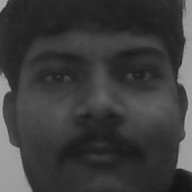
#> input picture Shivam.12.1.jpg, 192 x 192 px, given in place of the camera
$ jupyter execute selfie_face_detection_hyperparameters.ipynb   (shell and % lines are left out)   (text cells are left out)
#> lines starting #> are read from the running program, lines starting #| are printed output that depends on the picture; after the words box and inside, x2 and y2 are one past the last pixel; in counts of white or black regions, pixels touching at a corner belong together
[cell 1]
# Importing the necessary libraries
import cv2
import os

[cell 2]
# Create a directory to save the images if it doesn't already exist
if not os.path.exists("Selfie_Images"):
    os.mkdir("Selfie_Images")

[cell 3]
# Initialize the webcam (0 means the default camera)
camera = cv2.VideoCapture(0)

[cell 4]
# Load the face detection model
face_cascade = cv2.CascadeClassifier(cv2.data.haarcascades + 'haarcascade_frontalface_default.xml')

[cell 5]
# Counter to keep track of the number of selfies taken
selfie_count = 0

while selfie_count < 5:
    # Capture a frame from the webcam
    ret, frame = camera.read()
#> frame is the input picture: shape (192, 192, 3); min 19, max 173, mean 60.3
    if not ret:
        break

    # Convert the frame to grayscale (required by the face detection model)
    gray_frame = cv2.cvtColor(frame, cv2.COLOR_BGR2GRAY)

    # Detect faces in the frame
    faces = face_cascade.detectMultiScale(gray_frame, scaleFactor=1.1, minNeighbors=5, minSize=(30, 30))
#> faces = [[8, 8, 178, 178]]

    # Draw rectangles around the detected faces and save each face
    for i, (x, y, w, h) in enumerate(faces):
        # Crop the face from the frame
        face = frame[y:y+h, x:x+w]
        # Create a separate folder for each face if multiple faces are detected
        face_folder = f"Selfie_Images/Face_{i+1}"
        if not os.path.exists(face_folder):
            os.mkdir(face_folder)
        # Save the cropped face image
        face_image_path = os.path.join(face_folder, f"selfie_{selfie_count+1}.jpg")
        cv2.imwrite(face_image_path, face)
#> this loop made 1 pass
#> pass 1, `face = frame[y:y+h, x:x+w]`:
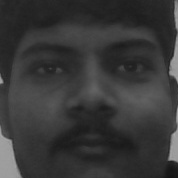
#> face: shape (178, 178, 3); min 19, max 171, mean 55.8

    # Show the frame with rectangles around faces
    cv2.imshow("Webcam - Press 'q' to Quit", frame)

    # Wait for a key press or a delay to take the next selfie
    key = cv2.waitKey(1000)  # Wait 1 second before taking next selfie
#> (key q is pressed here)
    selfie_count += 1

    # If 'q' is pressed, exit early
    if key == ord('q'):
        break

[cell 6]
# Release the camera and close all windows
camera.release()
cv2.destroyAllWindows()

[cell 7]
# Edge Detection
edge_image = cv2.Canny(frame, 100, 200)
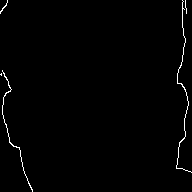
#> edge_image: shape (192, 192); 1.1% white in thin lines or dots

# Display original vs edge detected image
cv2.imshow("Original Image", frame)
cv2.imshow("Edge Detected Image", edge_image)
cv2.waitKey(0)
cv2.destroyAllWindows()

[cell 8]
# Image Sharpening
import numpy as np
kernel = np.array([[0, -1, 0], [-1, 5, -1], [0, -1, 0]])
sharpened_image = cv2.filter2D(frame, -1, kernel)
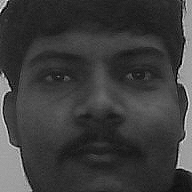
#> sharpened_image: shape (192, 192, 3); min 0, max 254, mean 60.3

# Display original vs sharpened image
cv2.imshow("Original Image", frame)
cv2.imshow("Sharpened Image", sharpened_image)
cv2.waitKey(0)
cv2.destroyAllWindows()

[cell 9]
# Image Sharpening
import numpy as np
kernel = np.array([[0, -1, 0], [-1, 5, -1], [0, -1, 0]])
sharpened_image = cv2.filter2D(frame, -1, kernel)

# Display original vs sharpened image
cv2.imshow("Original Image", frame)
cv2.imshow("Sharpened Image", sharpened_image)
cv2.waitKey(0)
cv2.destroyAllWindows()

[cell 10]
# Blur Image
blurred_image = cv2.GaussianBlur(frame, (5, 5), 0)

# Display original vs blurred image
cv2.imshow("Original Image", frame)
cv2.imshow("Blurred Image", blurred_image)
cv2.waitKey(0)
cv2.destroyAllWindows()

[cell 11]
# Image Resize
resized_image = cv2.resize(frame, None, fx=0.5, fy=0.5)

# Display original vs resized image
cv2.imshow("Original Image", frame)
cv2.imshow("Resized Image", resized_image)
cv2.waitKey(0)
cv2.destroyAllWindows()

[cell 12]
# Image Rotation
(h, w) = frame.shape[:2]
#> h = 192; w = 192
center = (w // 2, h // 2)
#> center = (96, 96)
rotation_matrix = cv2.getRotationMatrix2D(center, 45, 1.0)
#> rotation_matrix = [[0.707, 0.707, -39.76], [-0.707, 0.707, 96]]
rotated_image = cv2.warpAffine(frame, rotation_matrix, (w, h))
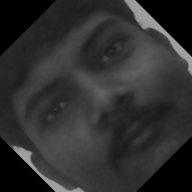
#> rotated_image: shape (192, 192, 3); min 0, max 167, mean 47

# Display original vs rotated image
cv2.imshow("Original Image", frame)
cv2.imshow("Rotated Image", rotated_image)
cv2.waitKey(0)
cv2.destroyAllWindows()

[cell 13]
# Image Augmentation
flipped_image = cv2.flip(frame, 1)  # Horizontal flip
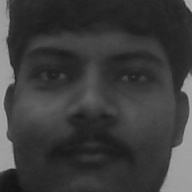
#> flipped_image: shape (192, 192, 3); min 19, max 173, mean 60.3
(h, w) = flipped_image.shape[:2]
rotation_matrix = cv2.getRotationMatrix2D((w // 2, h // 2), -30, 1.0)
#> rotation_matrix = [[0.866, -0.5, 60.86], [0.5, 0.866, -35.14]]
augmented_image = cv2.warpAffine(flipped_image, rotation_matrix, (w, h))
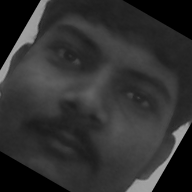
#> augmented_image: shape (192, 192, 3); min 0, max 167, mean 48.4
resized_augmented = cv2.resize(augmented_image, (200, 200))

# Display original vs augmented image
cv2.imshow("Original Image", frame)
cv2.imshow("Augmented Image", resized_augmented)
cv2.waitKey(0)
cv2.destroyAllWindows()

[cell 14]
# Image Cropping
cropped_image = frame[50:200, 100:300]
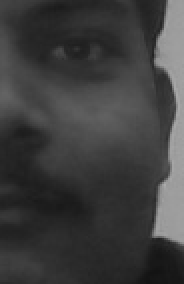
#> cropped_image: shape (142, 92, 3) (shown 2 times larger); min 19, max 171, mean 62.1

# Display original vs cropped image
cv2.imshow("Original Image", frame)
cv2.imshow("Cropped Image", cropped_image)
cv2.waitKey(0)
cv2.destroyAllWindows()

[cell 15]
# Convert Image to Black & White
bw_image = cv2.cvtColor(frame, cv2.COLOR_BGR2GRAY)

# Create a Negative of the Image
negative_image = 255 - frame
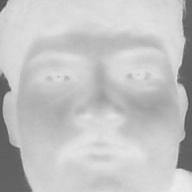
#> negative_image: shape (192, 192, 3); min 82, max 236, mean 194.7

# Display original vs black & white vs negative image
cv2.imshow("Original Image", frame)
cv2.imshow("Black & White Image", bw_image)
cv2.imshow("Negative Image", negative_image)
cv2.waitKey(0)
cv2.destroyAllWindows()

[cell 16]
# Face Detection
faces = face_cascade.detectMultiScale(gray_frame, scaleFactor=1.1, minNeighbors=5, minSize=(30, 30))
for (x, y, w, h) in faces:
    cv2.rectangle(frame, (x, y), (x+w, y+h), (255, 0, 0), 2)
#> this loop made 1 pass
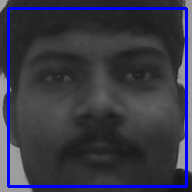
#> frame: shape (192, 192, 3); 5.78% of pixels changed, all inside (x1, y1, x2, y2) = (7, 7, 188, 188)

# Display original vs face detected image
cv2.imshow("Original Image", gray_frame)
cv2.imshow("Face Detected Image", frame)
cv2.waitKey(0)
cv2.destroyAllWindows()

[cell 17]
# Identifying Facial Features
eye_cascade = cv2.CascadeClassifier(cv2.data.haarcascades + 'haarcascade_eye.xml')
eyes = eye_cascade.detectMultiScale(gray_frame, 1.1, 10)
#> eyes = [[108, 46, 53, 53], [26, 49, 56, 56]]
for (ex, ey, ew, eh) in eyes:
    cv2.rectangle(frame, (ex, ey), (ex+ew, ey+eh), (0, 255, 0), 2)
#> this loop made 2 passes
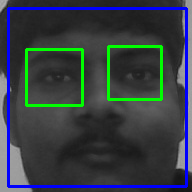
#> frame: shape (192, 192, 3); 3.53% of pixels changed, all inside (x1, y1, x2, y2) = (25, 45, 163, 107)

# Display original vs eyes detected image
cv2.imshow("Original Image", gray_frame)
cv2.imshow("Eyes Detected Image", frame)
cv2.waitKey(0)
cv2.destroyAllWindows()

$ run again, on Shivam.122.1.jpg
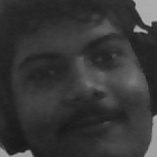
#> input picture Shivam.122.1.jpg, 157 x 157 px, given in place of the camera
#> frame is the input picture: shape (157, 157, 3); min 23, max 184, mean 54.6
#> faces = ()
#> `edge_image = cv2.Canny(frame, 100, 200)`:
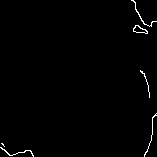
#> edge_image: shape (157, 157); 0.97% white in thin lines or dots
#> `rotation_matrix = cv2.getRotationMatrix2D(center, 45, 1.0)`: rotation_matrix = [[0.707, 0.707, -32.31], [-0.707, 0.707, 78]]
#> `rotation_matrix = cv2.getRotationMatrix2D((w // 2, h // 2), -30, 1.0)`: rotation_matrix = [[0.866, -0.5, 49.45], [0.5, 0.866, -28.55]]
#> eyes = [[79, 28, 52, 52]]
#> the loop `for (ex, ey, ew, eh) in eyes:` made 1 pass
#> after the loop `for (ex, ey, ew, eh) in eyes:`:
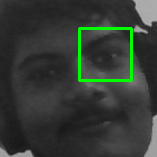
#> frame: shape (157, 157, 3); 2.52% of pixels changed, all inside (x1, y1, x2, y2) = (78, 27, 133, 82)
